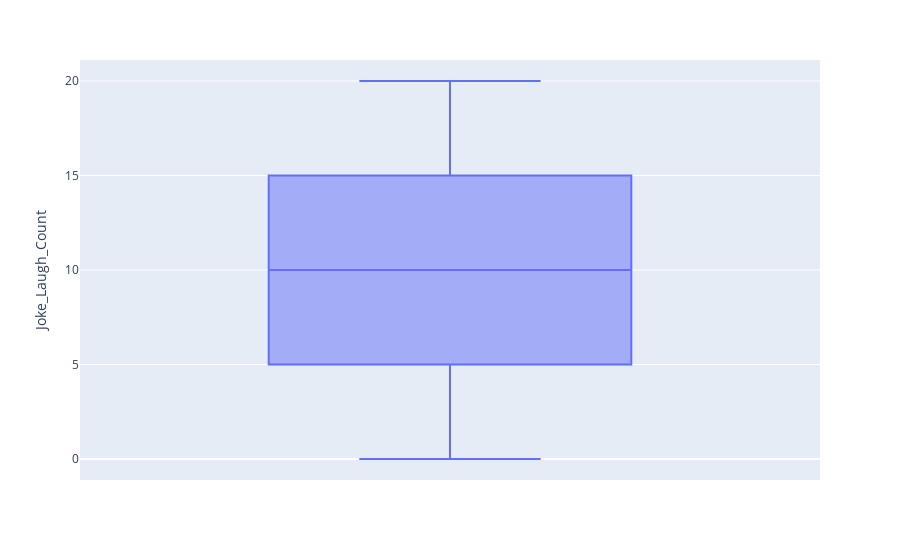

The cell this chart's notebook holds for it:
### Code cell
box

### Figure 1 — Plotly figure (JSON) as saved in the notebook; plotly's stock layout.template omitted (floating-point values rounded to 4 significant figures; data arrays with more than 128 entries replaced by an {"elided": "..."} marker saying what was removed)
{"data": [{"alignmentgroup": "True", "hovertemplate": "Joke_Laugh_Count=%{y}<extra></extra>", "legendgroup": "", "marker": {"color": "#636efa"}, "name": "", "notched": false, "offsetgroup": "", "orientation": "v", "showlegend": false, "type": "box", "x0": " ", "xaxis": "x", "y": {"elided": "2000 int values"}, "y0": " ", "yaxis": "y"}], "layout": {"boxmode": "group", "legend": {"tracegroupgap": 0}, "margin": {"t": 60}, "xaxis": {"anchor": "y", "domain": [0, 1]}, "yaxis": {"anchor": "x", "domain": [0, 1], "title": {"text": "Joke_Laugh_Count"}}}}
